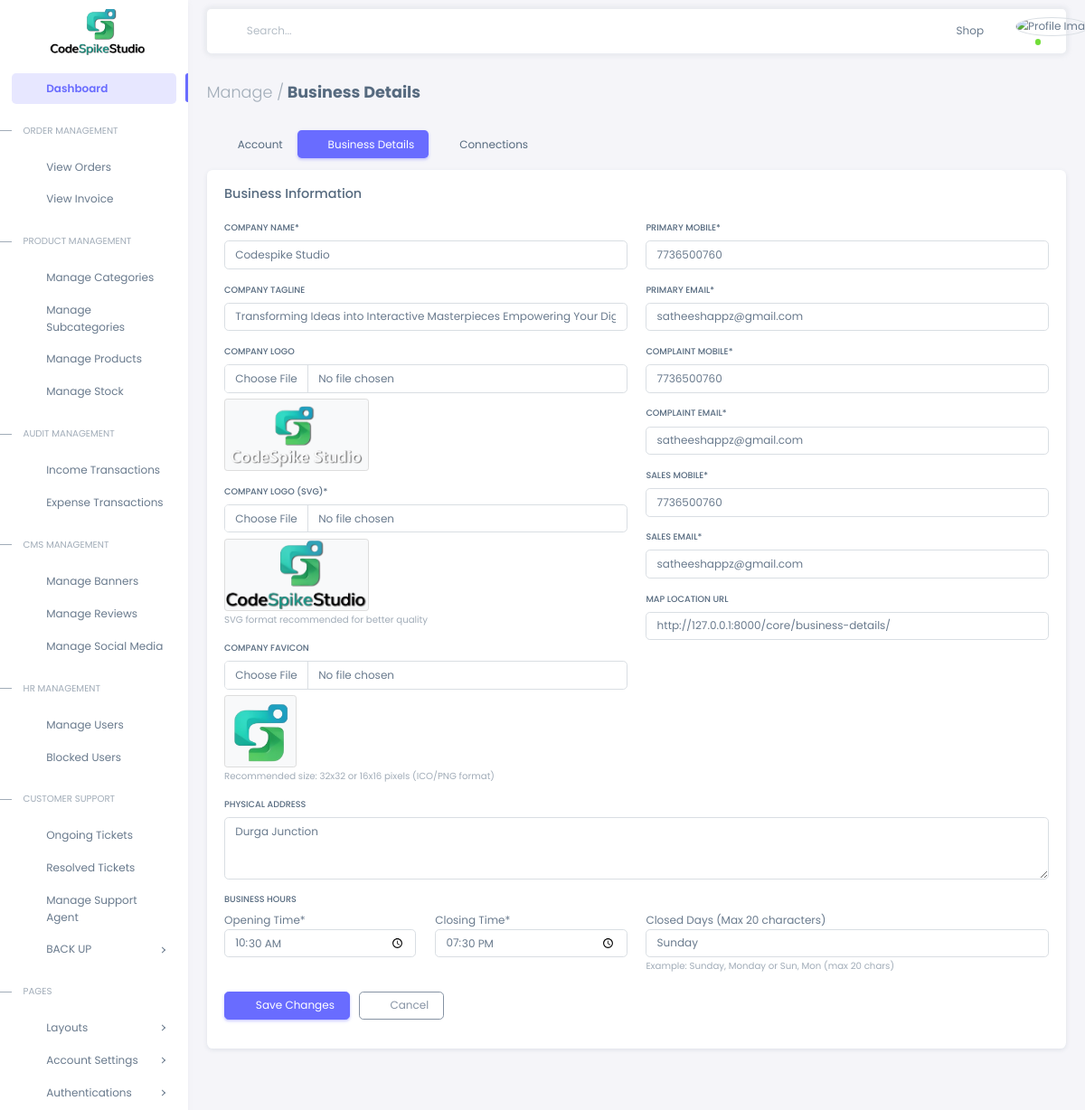
Before: /core/business-details/ (upper part) with the older database file.
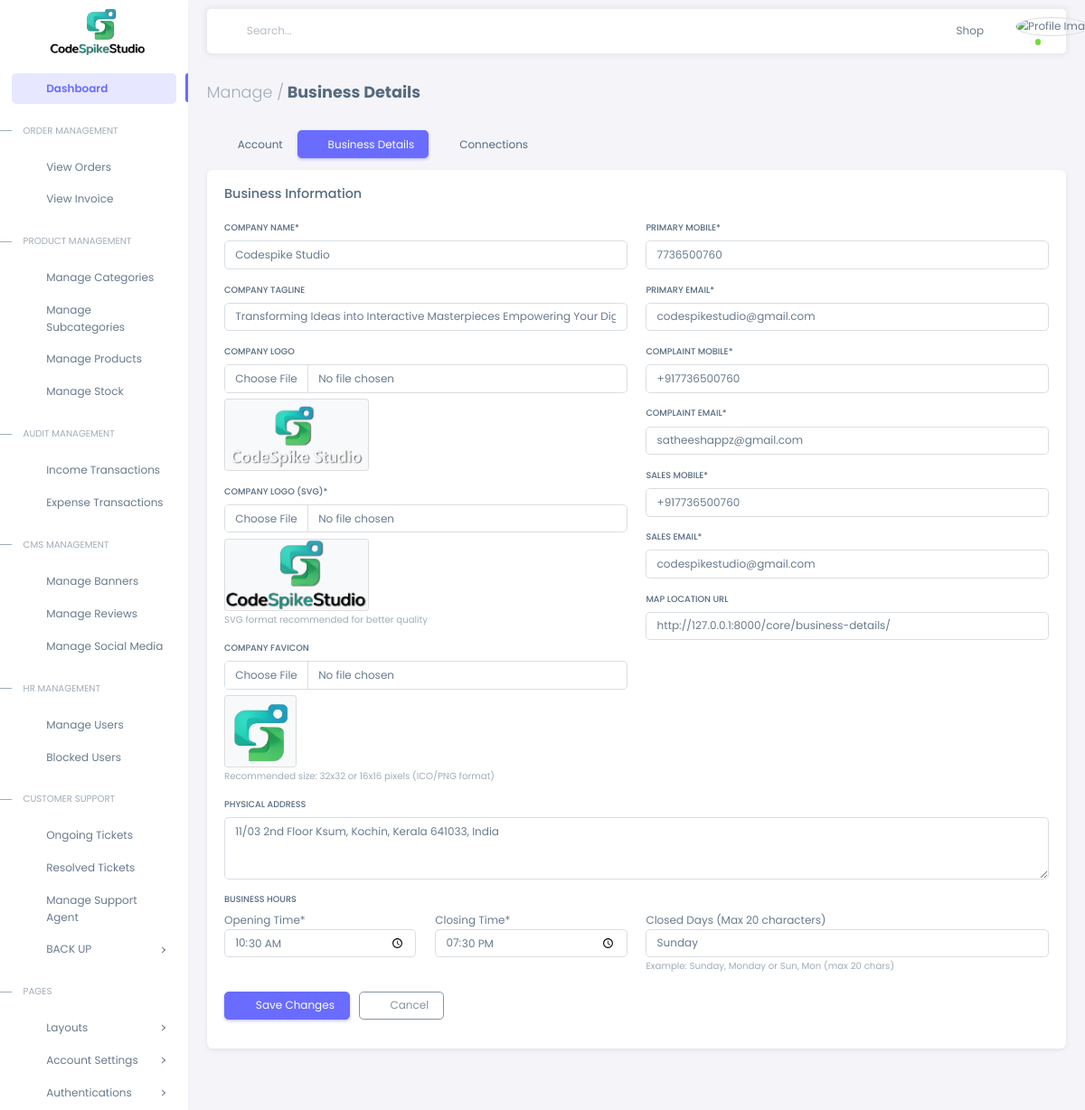
After: the same page with the newer database file.
### core/models.py (models this page shows, shortened)
class BusinessDetails(models.Model):
    DAY_CHOICES = [
        ('Mon', 'Monday'),
        ('Tue', 'Tuesday'),
        ('Wed', 'Wednesday'),
        ('Thu', 'Thursday'),
        ('Fri', 'Friday'),
        ('Sat', 'Saturday'),
        ('Sun', 'Sunday'),
    ]
    company_name = models.CharField(max_length=255)
    company_tagline = models.CharField(max_length=255, blank=True)
    company_logo = models.ImageField(upload_to='company/')
    company_favicon = models.ImageField(upload_to='company/')
    company_logo_svg = models.FileField(upload_to='company/')
    offline_address = models.TextField()
    map_location = models.URLField(help_text="Google Maps embed URL")
    info_mobile = models.CharField(max_length=20)
    info_email = models.EmailField()
    complaint_mobile = models.CharField(max_length=20)
    complaint_email = models.EmailField()
    sales_mobile = models.CharField(max_length=20)
    sales_email = models.EmailField()
    company_instagram = models.URLField(blank=True)
    company_facebook = models.URLField(blank=True)
    company_email_ceo = models.EmailField(blank=True)
    opening_time = models.TimeField(default='09:00:00')  # Add default
    closing_time = models.TimeField(default='17:00:00')  # Add default
    closed_days = models.CharField(
        max_length=20,
        blank=True,
        help_text="Comma-separated days (e.g. Sun,Mon)"
    )
    class Meta:
        verbose_name = "Business Detail"
        verbose_name_plural = "Business Details"

### core/views.py (the view, shortened to what this page needs)
# urls.py: path('business-details/', BusinessDetailsView.as_view(), name='business_details'),
class BusinessDetailsView(SuccessMessageMixin, UpdateView):
    model = BusinessDetails
    form_class = BusinessDetailsForm
    template_name = 'advadmin/business_details_form.html'
    success_url = reverse_lazy('business_details')
    success_message = "Business details %(verb)s successfully!"
    verbs = {True: 'created', False: 'updated'}
    def get_object(self, queryset=None):
        obj, created = BusinessDetails.objects.get_or_create(pk=1)
        self.created = created  # Store whether we're creating or updating
        return obj
    def get_context_data(self, **kwargs):
        context = super().get_context_data(**kwargs)
        context['title'] = 'Business Details'
        context['is_creating'] = getattr(self, 'created', False)
        return context

### templates/advadmin/business_details_form.html (shortened to what this page needs)
{% extends 'advadmin/index.html' %}
{% load static %}
{% block content %}
<div class="content-wrapper">
  <div class="container-xxl flex-grow-1 container-p-y">
    <h4 class="fw-bold py-3 mb-4">
      <span class="text-muted fw-light">Manage /</span> Business Details
    </h4>
    <ul class="nav nav-pills flex-column flex-md-row mb-3">
        <li class="nav-item">
          <a class="nav-link " href="{% url 'account_settings' %}"><i class="bx bx-user me-1"></i> Account</a>
        </li>
        <li class="nav-item">
          <a class="nav-link active" href="{% url 'business_details' %}"
            ><i class="bx bx-bell me-1"></i> Business Details</a
          >
        </li>
        <li class="nav-item">
          <a class="nav-link" href="javascript:void(0);"
            ><i class="bx bx-link-alt me-1"></i> Connections</a
          >
        </li>
      </ul>
    <div class="card mb-4">
      <h5 class="card-header">Business Information</h5>
      <div class="card-body">
        <form method="post" enctype="multipart/form-data" class="mb-3">
          <div class="row">
            <div class="col-md-6">
                <div class="mb-3">
                <label class="form-label">Company Name*</label>
                <input type="text" class="form-control {% if form.company_name.errors %}is-invalid{% endif %}"
                        name="company_name" value="{{ form.company_name.value|default:'' }}" required>
                </div>
                <div class="mb-3">
                <label class="form-label">Company Tagline</label>
                <input type="text" class="form-control {% if form.company_tagline.errors %}is-invalid{% endif %}"
                        name="company_tagline" value="{{ form.company_tagline.value|default:'' }}">
                </div>
                <div class="mb-3">
                <label class="form-label">Company Logo</label>
                <input type="file" class="form-control {% if form.company_logo.errors %}is-invalid{% endif %}"
                        name="company_logo" accept="image/*" onchange="previewImage(this, 'previewLogo')">
                <div class="image-preview-container mt-2">
                    {% if form.instance.company_logo %}
                    <div class="image-wrapper">
                        <img src="{{ form.instance.company_logo.url }}" class="img-thumbnail" id="previewLogo">
                    </div>
                    {% else %}
                    <div class="image-wrapper">
                        <img src="" class="img-thumbnail" id="previewLogo" style="display: none;">
                    </div>
                    {% endif %}
                </div>
                </div>
                <div class="mb-3">
                <label class="form-label">Company Logo (SVG)*</label>
                <input type="file" class="form-control {% if form.company_logo_svg.errors %}is-invalid{% endif %}"
                        name="company_logo_svg" accept="image/svg+xml" onchange="previewImage(this, 'previewLogoSvg')">
                <div class="image-preview-container mt-2">
                    {% if form.instance.company_logo_svg %}
                    <div class="image-wrapper">
                        <img src="{{ form.instance.company_logo_svg.url }}" class="img-thumbnail" id="previewLogoSvg">
                    </div>
                    {% else %}
                    <div class="image-wrapper">
                        <img src="" class="img-thumbnail" id="previewLogoSvg" style="display: none;">
                    </div>
                    {% endif %}
                </div>
                <small class="text-muted">SVG format recommended for better quality</small>
                </div>
                <div class="mb-3">
                <label class="form-label">Company Favicon</label>
                <input type="file" class="form-control {% if form.company_favicon.errors %}is-invalid{% endif %}"
                        name="company_favicon" accept="image/*" onchange="previewImage(this, 'previewFavicon')">
                <div class="image-preview-container mt-2">
                    {% if form.instance.company_favicon %}
                    <div class="image-wrapper" style="width: 100px; height: 100px;">
                        <img src="{{ form.instance.company_favicon.url }}" class="img-thumbnail" id="previewFavicon">
                    </div>
                    {% else %}
                    <div class="image-wrapper" style="width: 100px; height: 100px;">
                        <img src="" class="img-thumbnail" id="previewFavicon" style="display: none;">
                    </div>
                    {% endif %}
                </div>
                <small class="text-muted">Recommended size: 32x32 or 16x16 pixels (ICO/PNG format)</small>
                </div>
            </div>
            <div class="col-md-6">
              <div class="mb-3">
                <label class="form-label">Primary Mobile*</label>
                <input type="text" class="form-control {% if form.info_mobile.errors %}is-invalid{% endif %}"
                       name="info_mobile" value="{{ form.info_mobile.value|default:'' }}" required>
              </div>
              <div class="mb-3">
                <label class="form-label">Primary Email*</label>
                <input type="email" class="form-control {% if form.info_email.errors %}is-invalid{% endif %}"
                       name="info_email" value="{{ form.info_email.value|default:'' }}" required>
              </div>
              <div class="mb-3">
                <label class="form-label">Complaint Mobile*</label>
                <input type="text" class="form-control {% if form.complaint_mobile.errors %}is-invalid{% endif %}"
                       name="complaint_mobile" value="{{ form.complaint_mobile.value|default:'' }}" required>
              </div>
              <div class="mb-3">
                <label class="form-label">Complaint Email*</label>
                <input type="email" class="form-control {% if form.complaint_email.errors %}is-invalid{% endif %}"
                       name="complaint_email" value="{{ form.complaint_email.value|default:'' }}" required>
              </div>
              <div class="mb-3">
                <label class="form-label">Sales Mobile*</label>
                <input type="text" class="form-control {% if form.sales_mobile.errors %}is-invalid{% endif %}"
                       name="sales_mobile" value="{{ form.sales_mobile.value|default:'' }}" required>
              </div>
              <div class="mb-3">
                <label class="form-label">Sales Email*</label>
                <input type="email" class="form-control {% if form.sales_email.errors %}is-invalid{% endif %}"
                       name="sales_email" value="{{ form.sales_email.value|default:'' }}" required>
              </div>
              <div class="mb-3">
                <label class="form-label">Map Location URL</label>
                <input type="url" class="form-control {% if form.map_location.errors %}is-invalid{% endif %}"
                       name="map_location" value="{{ form.map_location.value|default:'' }}">
              </div>
            </div>
          </div>
          <div class="mb-3">
            <label class="form-label">Physical Address</label>
            <textarea class="form-control {% if form.offline_address.errors %}is-invalid{% endif %}"
                      name="offline_address" rows="3">{{ form.offline_address.value|default:'' }}</textarea>
          </div>
          <div class="mb-3">
            <label class="form-label">Business Hours</label>
            <div class="row">
              <div class="col-md-3">
                <label>Opening Time*</label>
                <input type="time" class="form-control {% if form.opening_time.errors %}is-invalid{% endif %}"
                  name="opening_time"
                  value="{{ form.opening_time.value|default:''|time:'H:i' }}" required>
              </div>
              <div class="col-md-3">
                <label>Closing Time*</label>
                <input type="time" class="form-control {% if form.closing_time.errors %}is-invalid{% endif %}"
                   name="closing_time"
                   value="{{ form.closing_time.value|default:''|time:'H:i' }}" required>
              </div>
              <div class="col-md-6">
                <label>Closed Days (Max 20 characters)</label>
                <input type="text" class="form-control {% if form.closed_days.errors %}is-invalid{% endif %}"
                       name="closed_days" value="{{ form.closed_days.value|default:'' }}" maxlength="20">
                <small class="text-muted">Example: Sunday, Monday or Sun, Mon (max 20 chars)</small>
              </div>
            </div>
          </div>
          <div class="mt-4">
            <button type="submit" class="btn btn-primary me-2">
              <i class="bx bx-save me-1"></i> Save Changes
            </button>
            <a href="{% url 'dashboard' %}" class="btn btn-outline-secondary">
              <i class="bx bx-arrow-back me-1"></i> Cancel
            </a>
          </div>
        </form>
      </div>
    </div>
  </div>
</div>
{% endblock %}

Changed rows visible on the page:
changed BusinessDetails "Codespike Studio": info_email "satheeshappz@gmail.com" → "codespikestudio@gmail.com"; complaint_mobile "7736500760" → "+917736500760"; sales_mobile "7736500760" → "+917736500760"; sales_email "satheeshappz@gmail.com" → "codespikestudio@gmail.com"; offline_address "Durga Junction" → "11/03 2nd Floor Ksum, Kochin, Kerala 641033, India"
